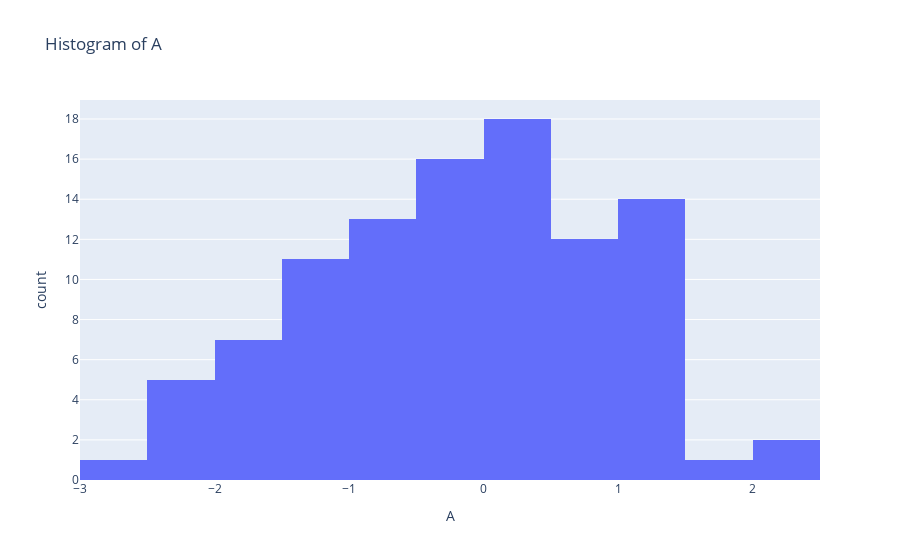

Notebook cell for this chart:
### Markdown cell above
## histogram

### Code cell
#df['A'].iplot(kind='hist',bins=25)
fig = px.histogram(df, x="A", nbins=25, title="Histogram of A")
fig.show()

### Figure 1 — Plotly figure (JSON) as saved in the notebook; plotly's stock layout.template omitted (floating-point values rounded to 4 significant figures)
{"data": [{"alignmentgroup": "True", "bingroup": "x", "hovertemplate": "A=%{x}<br>count=%{y}<extra></extra>", "legendgroup": "", "marker": {"color": "#636efa", "pattern": {"shape": ""}}, "name": "", "nbinsx": 25, "offsetgroup": "", "orientation": "v", "showlegend": false, "type": "histogram", "x": [-0.1433, -1.086, -2.155, 0.4506, -0.3775, 0.4818, 0.2303, 0.901, -2.011, -1.665, -0.9285, -0.5609, -0.3312, 0.2172, 0.03518, 1.494, 0.675, 0.1062, 0.05693, 1.116, 0.3722, 0.2352, -0.02021, -1.644, -0.2466, 1.243, 1.047, 0.6478, 1.359, -2.021, 2.003, -2.042, -0.5265, -0.6709, -2.136, -0.4182, 1.337, 1.18, 0.02111, 1.049, -0.5154, -0.5511, -0.2174, 1.327, -1.136, -1.354, -1.54, -1.905, -1.271, -1.523, 2.318, 1.292, -0.1927, -0.3289, -1.683, 0.5415, 0.8551, 0.3411, 0.1537, -0.4068, -0.4906, 1.235, -1.215, 0.4593, -0.5116, 0.551, 0.8774, 0.7963, -1.603, 0.4311, 1.656, -0.9833, 1.265, -0.1974, -1.087, 0.4677, 0.5139, 0.07329, 0.7347, 0.3796, -0.1541, 0.9737, -1.014, -1.314, -0.8679, -0.5454, -0.5926, 1.196, 0.2576, -0.1143, -1.151, -0.3105, 1.176, -0.6827, -0.1027, 0.8478, -1.496, -0.605, -1.34, -2.716], "xaxis": "x", "yaxis": "y"}], "layout": {"barmode": "relative", "legend": {"tracegroupgap": 0}, "title": {"text": "Histogram of A"}, "xaxis": {"anchor": "y", "domain": [0, 1], "title": {"text": "A"}}, "yaxis": {"anchor": "x", "domain": [0, 1], "title": {"text": "count"}}}}
